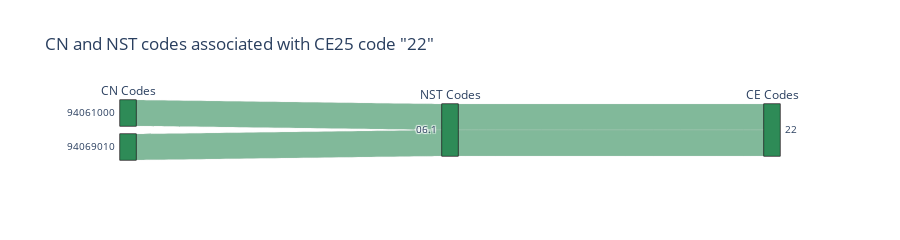

The notebook cell this image was saved under:
### Code cell
df_22 = df[df['CE'] == '22']
fig = px.parallel_categories(df_22,  
                              labels={'CN':'CN Codes', 'NST':'NST Codes', 'CE': 'CE Codes'},
                              dimensions=['CN', 'NST', 'CE'],
                              color='colors',
                              title='CN and NST codes associated with CE25 code "22"',
                              height=200
                            )
fig.show()

### Figure 1 — Plotly figure (JSON) as saved in the notebook; plotly's stock layout.template omitted (floating-point values rounded to 4 significant figures)
{"data": [{"dimensions": [{"label": "CN Codes", "values": ["94061000", "94069010"]}, {"label": "NST Codes", "values": ["06.1", "06.1"]}, {"label": "CE Codes", "values": ["22", "22"]}], "domain": {"x": [0, 1], "y": [0, 1]}, "line": {"color": ["seagreen", "seagreen"], "coloraxis": "coloraxis"}, "name": "", "type": "parcats"}], "layout": {"coloraxis": {"colorbar": {"title": {"text": "colors"}}, "colorscale": [[0, "#0d0887"], [0.1111, "#46039f"], [0.2222, "#7201a8"], [0.3333, "#9c179e"], [0.4444, "#bd3786"], [0.5556, "#d8576b"], [0.6667, "#ed7953"], [0.7778, "#fb9f3a"], [0.8889, "#fdca26"], [1, "#f0f921"]]}, "height": 200, "legend": {"tracegroupgap": 0}, "title": {"text": "CN and NST codes associated with CE25 code \"22\""}}}
